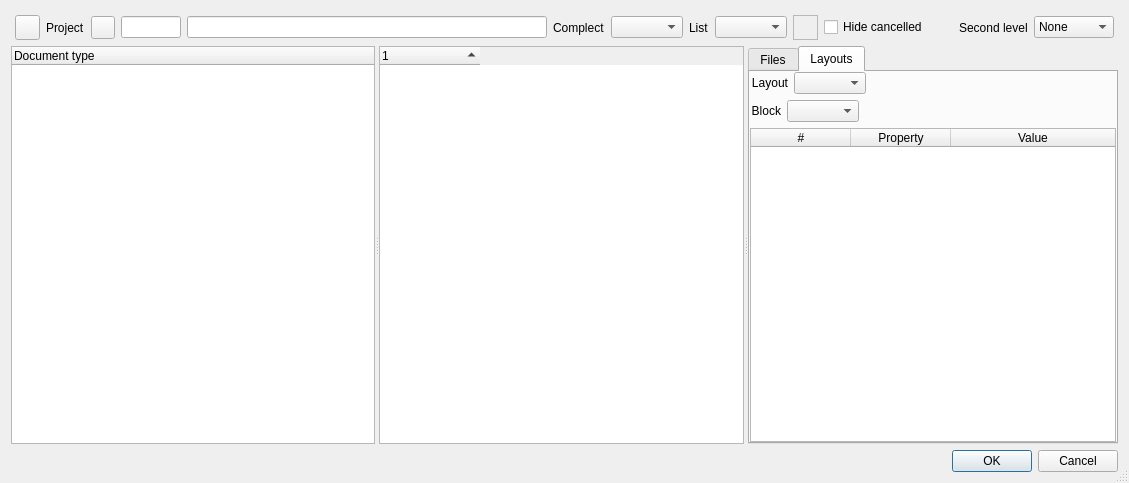
<?xml version="1.0" encoding="UTF-8"?>
<ui version="4.0">
 <class>PlotListDlg</class>
 <widget class="QDialog" name="PlotListDlg">
  <property name="geometry">
   <rect>
    <x>0</x>
    <y>0</y>
    <width>1129</width>
    <height>483</height>
   </rect>
  </property>
  <property name="windowTitle">
   <string notr="true">Dialog</string>
  </property>
  <property name="locale">
   <locale language="English" country="UnitedStates"/>
  </property>
  <property name="sizeGripEnabled">
   <bool>true</bool>
  </property>
  <layout class="QVBoxLayout" name="verticalLayout_2" stretch="0,1,0">
   <item>
    <widget class="QFrame" name="frame">
     <layout class="QVBoxLayout" name="verticalLayout">
      <property name="spacing">
       <number>0</number>
      </property>
      <property name="leftMargin">
       <number>4</number>
      </property>
      <property name="topMargin">
       <number>4</number>
      </property>
      <property name="rightMargin">
       <number>4</number>
      </property>
      <property name="bottomMargin">
       <number>0</number>
      </property>
      <item>
       <layout class="QHBoxLayout" name="horizontalLayout">
        <property name="spacing">
         <number>6</number>
        </property>
        <item>
         <widget class="QToolButton" name="tbReload">
          <property name="sizePolicy">
           <sizepolicy hsizetype="Expanding" vsizetype="MinimumExpanding">
            <horstretch>0</horstretch>
            <verstretch>0</verstretch>
           </sizepolicy>
          </property>
          <property name="minimumSize">
           <size>
            <width>25</width>
            <height>25</height>
           </size>
          </property>
          <property name="maximumSize">
           <size>
            <width>25</width>
            <height>25</height>
           </size>
          </property>
          <property name="icon">
           <iconset resource="resource1.qrc">
            <normaloff>:/some/ico/ico/reload.png</normaloff>:/some/ico/ico/reload.png</iconset>
          </property>
         </widget>
        </item>
        <item>
         <widget class="QLabel" name="label">
          <property name="text">
           <string>Project</string>
          </property>
         </widget>
        </item>
        <item>
         <widget class="QToolButton" name="toolButton">
          <property name="icon">
           <iconset resource="resource1.qrc">
            <normaloff>:/some/ico/ico/dropdownbutton.png</normaloff>:/some/ico/ico/dropdownbutton.png</iconset>
          </property>
         </widget>
        </item>
        <item>
         <widget class="QLineEdit" name="leIdProject">
          <property name="minimumSize">
           <size>
            <width>60</width>
            <height>0</height>
           </size>
          </property>
          <property name="maximumSize">
           <size>
            <width>60</width>
            <height>16777215</height>
           </size>
          </property>
          <property name="alignment">
           <set>Qt::AlignCenter</set>
          </property>
         </widget>
        </item>
        <item>
         <widget class="QLineEdit" name="leProjName">
          <property name="minimumSize">
           <size>
            <width>360</width>
            <height>0</height>
           </size>
          </property>
          <property name="readOnly">
           <bool>true</bool>
          </property>
         </widget>
        </item>
        <item>
         <widget class="QLabel" name="lblComplect">
          <property name="text">
           <string>Complect</string>
          </property>
         </widget>
        </item>
        <item>
         <widget class="QComboBox" name="cbComplect">
          <property name="sizeAdjustPolicy">
           <enum>QComboBox::AdjustToContents</enum>
          </property>
         </widget>
        </item>
        <item>
         <widget class="QLabel" name="label_3">
          <property name="text">
           <string>List</string>
          </property>
         </widget>
        </item>
        <item>
         <widget class="QComboBox" name="cbList">
          <property name="contextMenuPolicy">
           <enum>Qt::CustomContextMenu</enum>
          </property>
          <property name="sizeAdjustPolicy">
           <enum>QComboBox::AdjustToContents</enum>
          </property>
         </widget>
        </item>
        <item>
         <widget class="QFrame" name="frame_2">
          <property name="minimumSize">
           <size>
            <width>25</width>
            <height>0</height>
           </size>
          </property>
          <property name="frameShape">
           <enum>QFrame::StyledPanel</enum>
          </property>
          <property name="frameShadow">
           <enum>QFrame::Raised</enum>
          </property>
          <layout class="QVBoxLayout" name="verticalLayout_3">
           <property name="leftMargin">
            <number>4</number>
           </property>
           <property name="topMargin">
            <number>0</number>
           </property>
           <property name="rightMargin">
            <number>4</number>
           </property>
           <property name="bottomMargin">
            <number>0</number>
           </property>
           <item>
            <widget class="QLabel" name="lblDropList">
             <property name="text">
              <string/>
             </property>
            </widget>
           </item>
          </layout>
         </widget>
        </item>
        <item>
         <widget class="QCheckBox" name="cbHideCancelled">
          <property name="text">
           <string>Hide cancelled</string>
          </property>
         </widget>
        </item>
        <item>
         <spacer name="horizontalSpacer">
          <property name="orientation">
           <enum>Qt::Horizontal</enum>
          </property>
          <property name="sizeHint" stdset="0">
           <size>
            <width>40</width>
            <height>20</height>
           </size>
          </property>
         </spacer>
        </item>
        <item>
         <widget class="QLabel" name="label_2">
          <property name="text">
           <string>Second level</string>
          </property>
         </widget>
        </item>
        <item>
         <widget class="QComboBox" name="cbSecondLevel">
          <property name="sizeAdjustPolicy">
           <enum>QComboBox::AdjustToContents</enum>
          </property>
          <item>
           <property name="text">
            <string>None</string>
           </property>
          </item>
          <item>
           <property name="text">
            <string>Layouts</string>
           </property>
          </item>
          <item>
           <property name="text">
            <string>Versions</string>
           </property>
          </item>
          <item>
           <property name="text">
            <string>History</string>
           </property>
          </item>
          <item>
           <property name="text">
            <string>Add. files</string>
           </property>
          </item>
         </widget>
        </item>
       </layout>
      </item>
     </layout>
    </widget>
   </item>
   <item>
    <widget class="QSplitter" name="splitter">
     <property name="orientation">
      <enum>Qt::Horizontal</enum>
     </property>
     <widget class="PlotTree" name="twType">
      <property name="contextMenuPolicy">
       <enum>Qt::CustomContextMenu</enum>
      </property>
      <property name="dragDropMode">
       <enum>QAbstractItemView::DropOnly</enum>
      </property>
      <column>
       <property name="text">
        <string>Document type</string>
       </property>
      </column>
     </widget>
     <widget class="PlotListTree" name="twDocs">
      <property name="editTriggers">
       <set>QAbstractItemView::EditKeyPressed</set>
      </property>
      <property name="dragDropMode">
       <enum>QAbstractItemView::DragOnly</enum>
      </property>
      <property name="selectionMode">
       <enum>QAbstractItemView::ExtendedSelection</enum>
      </property>
      <property name="sortingEnabled">
       <bool>true</bool>
      </property>
      <property name="expandsOnDoubleClick">
       <bool>false</bool>
      </property>
      <attribute name="headerStretchLastSection">
       <bool>false</bool>
      </attribute>
      <column>
       <property name="text">
        <string notr="true">1</string>
       </property>
      </column>
     </widget>
     <widget class="QTabWidget" name="twAddInfo">
      <property name="currentIndex">
       <number>1</number>
      </property>
      <widget class="QWidget" name="tabFiles">
       <attribute name="title">
        <string>Files</string>
       </attribute>
       <layout class="QVBoxLayout" name="verticalLayout_4">
        <property name="spacing">
         <number>0</number>
        </property>
        <property name="leftMargin">
         <number>0</number>
        </property>
        <property name="topMargin">
         <number>0</number>
        </property>
        <property name="rightMargin">
         <number>0</number>
        </property>
        <property name="bottomMargin">
         <number>0</number>
        </property>
        <item>
         <widget class="QTreeWidget" name="twFilesList">
          <property name="editTriggers">
           <set>QAbstractItemView::NoEditTriggers</set>
          </property>
          <property name="selectionMode">
           <enum>QAbstractItemView::ExtendedSelection</enum>
          </property>
          <property name="rootIsDecorated">
           <bool>false</bool>
          </property>
          <attribute name="headerVisible">
           <bool>false</bool>
          </attribute>
          <column>
           <property name="text">
            <string notr="true">1</string>
           </property>
          </column>
         </widget>
        </item>
       </layout>
      </widget>
      <widget class="QWidget" name="tabLayouts">
       <attribute name="title">
        <string>Layouts</string>
       </attribute>
       <layout class="QVBoxLayout" name="verticalLayout_5">
        <property name="leftMargin">
         <number>0</number>
        </property>
        <property name="topMargin">
         <number>0</number>
        </property>
        <property name="rightMargin">
         <number>0</number>
        </property>
        <property name="bottomMargin">
         <number>0</number>
        </property>
        <item>
         <widget class="QWidget" name="wdLayout" native="true">
          <layout class="QHBoxLayout" name="horizontalLayout_2">
           <property name="leftMargin">
            <number>0</number>
           </property>
           <property name="topMargin">
            <number>0</number>
           </property>
           <property name="rightMargin">
            <number>0</number>
           </property>
           <property name="bottomMargin">
            <number>0</number>
           </property>
           <item>
            <widget class="QLabel" name="label_4">
             <property name="text">
              <string>Layout</string>
             </property>
             <property name="alignment">
              <set>Qt::AlignRight|Qt::AlignTrailing|Qt::AlignVCenter</set>
             </property>
            </widget>
           </item>
           <item>
            <widget class="QComboBox" name="cbLayout">
             <property name="sizeAdjustPolicy">
              <enum>QComboBox::AdjustToContents</enum>
             </property>
            </widget>
           </item>
           <item>
            <spacer name="horizontalSpacer_2">
             <property name="orientation">
              <enum>Qt::Horizontal</enum>
             </property>
             <property name="sizeHint" stdset="0">
              <size>
               <width>40</width>
               <height>20</height>
              </size>
             </property>
            </spacer>
           </item>
          </layout>
         </widget>
        </item>
        <item>
         <widget class="QWidget" name="wdBlock" native="true">
          <layout class="QHBoxLayout" name="horizontalLayout_3">
           <property name="leftMargin">
            <number>0</number>
           </property>
           <property name="topMargin">
            <number>0</number>
           </property>
           <property name="rightMargin">
            <number>0</number>
           </property>
           <property name="bottomMargin">
            <number>0</number>
           </property>
           <item>
            <widget class="QLabel" name="label_5">
             <property name="text">
              <string>Block</string>
             </property>
             <property name="alignment">
              <set>Qt::AlignRight|Qt::AlignTrailing|Qt::AlignVCenter</set>
             </property>
            </widget>
           </item>
           <item>
            <widget class="QComboBox" name="cbBlock">
             <property name="sizeAdjustPolicy">
              <enum>QComboBox::AdjustToContents</enum>
             </property>
            </widget>
           </item>
           <item>
            <spacer name="horizontalSpacer_3">
             <property name="orientation">
              <enum>Qt::Horizontal</enum>
             </property>
             <property name="sizeHint" stdset="0">
              <size>
               <width>40</width>
               <height>20</height>
              </size>
             </property>
            </spacer>
           </item>
          </layout>
         </widget>
        </item>
        <item>
         <widget class="QTableWidget" name="twAttrs">
          <property name="selectionMode">
           <enum>QAbstractItemView::SingleSelection</enum>
          </property>
          <property name="selectionBehavior">
           <enum>QAbstractItemView::SelectRows</enum>
          </property>
          <attribute name="horizontalHeaderHighlightSections">
           <bool>false</bool>
          </attribute>
          <attribute name="horizontalHeaderStretchLastSection">
           <bool>true</bool>
          </attribute>
          <attribute name="verticalHeaderVisible">
           <bool>false</bool>
          </attribute>
          <column>
           <property name="text">
            <string>#</string>
           </property>
          </column>
          <column>
           <property name="text">
            <string>Property</string>
           </property>
          </column>
          <column>
           <property name="text">
            <string>Value</string>
           </property>
          </column>
         </widget>
        </item>
       </layout>
      </widget>
     </widget>
    </widget>
   </item>
   <item>
    <widget class="QDialogButtonBox" name="buttonBox">
     <property name="orientation">
      <enum>Qt::Horizontal</enum>
     </property>
     <property name="standardButtons">
      <set>QDialogButtonBox::Cancel|QDialogButtonBox::Ok</set>
     </property>
    </widget>
   </item>
  </layout>
  <action name="actionNew">
   <property name="text">
    <string>New document...</string>
   </property>
  </action>
  <action name="actionRefresh">
   <property name="text">
    <string>Refresh</string>
   </property>
  </action>
  <action name="actionShow_non_empty_only">
   <property name="checkable">
    <bool>true</bool>
   </property>
   <property name="text">
    <string>Show non-empty only</string>
   </property>
  </action>
 </widget>
 <customwidgets>
  <customwidget>
   <class>PlotListTree</class>
   <extends>QTreeWidget</extends>
   <header>PlotListTree.h</header>
   <slots>
    <signal>AskMakeNewDocument()</signal>
   </slots>
  </customwidget>
  <customwidget>
   <class>PlotTree</class>
   <extends>QTreeWidget</extends>
   <header>PlotTree.h</header>
   <slots>
    <slot>PopulateTree()</slot>
   </slots>
  </customwidget>
 </customwidgets>
 <resources>
  <include location="resource1.qrc"/>
 </resources>
 <connections>
  <connection>
   <sender>buttonBox</sender>
   <signal>accepted()</signal>
   <receiver>PlotListDlg</receiver>
   <slot>Accept()</slot>
   <hints>
    <hint type="sourcelabel">
     <x>248</x>
     <y>254</y>
    </hint>
    <hint type="destinationlabel">
     <x>157</x>
     <y>274</y>
    </hint>
   </hints>
  </connection>
  <connection>
   <sender>buttonBox</sender>
   <signal>rejected()</signal>
   <receiver>PlotListDlg</receiver>
   <slot>reject()</slot>
   <hints>
    <hint type="sourcelabel">
     <x>316</x>
     <y>260</y>
    </hint>
    <hint type="destinationlabel">
     <x>286</x>
     <y>274</y>
    </hint>
   </hints>
  </connection>
  <connection>
   <sender>tbReload</sender>
   <signal>clicked()</signal>
   <receiver>actionRefresh</receiver>
   <slot>trigger()</slot>
   <hints>
    <hint type="sourcelabel">
     <x>31</x>
     <y>64</y>
    </hint>
    <hint type="destinationlabel">
     <x>-1</x>
     <y>-1</y>
    </hint>
   </hints>
  </connection>
  <connection>
   <sender>twDocs</sender>
   <signal>AskMakeNewDocument()</signal>
   <receiver>actionNew</receiver>
   <slot>trigger()</slot>
   <hints>
    <hint type="sourcelabel">
     <x>703</x>
     <y>302</y>
    </hint>
    <hint type="destinationlabel">
     <x>-1</x>
     <y>-1</y>
    </hint>
   </hints>
  </connection>
 </connections>
 <slots>
  <slot>IdProjectChanged()</slot>
  <slot>Accept()</slot>
 </slots>
</ui>
